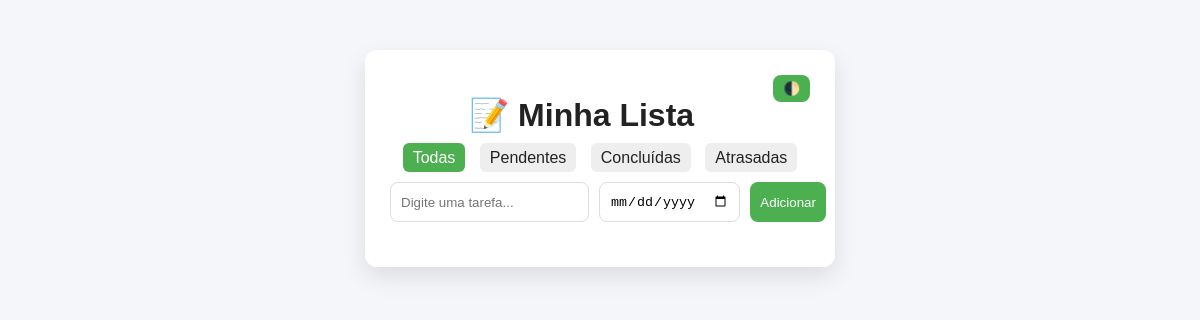
Before: / with the older database file.
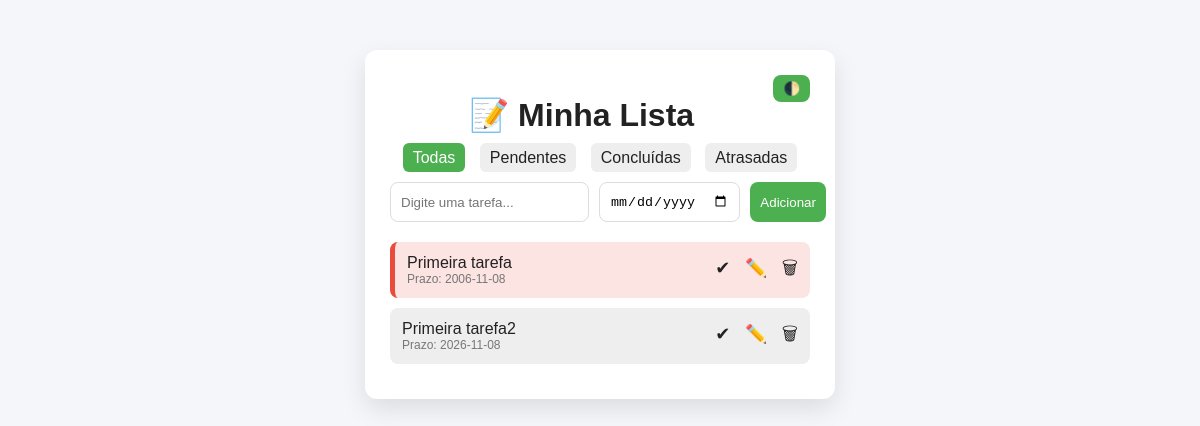
After: the same page with the newer database file.
### tables this page shows
CREATE TABLE tasks (
	id INTEGER PRIMARY KEY AUTOINCREMENT,
	title TEXT,
	done INTEGER
, deadline TEXT);

### app.py (the view)
@app.route('/')
def index():
    filtro = request.args.get("filtro", "todas")
    db = get_db()
    tasks = db.execute("SELECT * FROM tasks").fetchall()
    today = date.today()
    tasks_filtradas = []
    for task in tasks:
        deadline = task[3]
        done = task[2]
        overdue = False
        if deadline:
            task_date = date.fromisoformat(deadline)
            if task_date < today and done == 0:
                overdue = True
        if filtro == "pendentes" and done:
            continue
        elif filtro == "concluídas" and not done:
            continue
        elif filtro == "atrasadas" and not overdue:
            continue
        tasks_filtradas.append({
            "id": task[0],
            "title": task[1],
            "done": done,
            "deadline": deadline,
            "overdue": overdue,
        })
    return render_template("index.html", tasks=tasks_filtradas, filtro=filtro)

### app.py (called while the page is built)
def get_db():
    return sqlite3.connect("database.db")

### templates/index.html (shortened to what this page needs)
<!DOCTYPE html>
<html lang="pt-br">
<head>
    <link rel="stylesheet" href="{{ url_for('static', filename='style.css') }}">
</head>
<body>
<div class="container">
    <button class="theme-btn" onclick="toggleTheme()">🌓</button>
    <h1>📝 Minha Lista</h1>
    <div class="filtros">
        <a href="/?filtro=todas" class="{% if filtro == 'todas' %}ativo{% endif %}">Todas</a>
        <a href="/?filtro=pendentes" class="{% if filtro == 'pendentes' %}ativo{% endif %}">Pendentes</a>
        <a href="/?filtro=concluidas" class="{% if filtro == 'concluidas' %}ativo{% endif %}">Concluídas</a>
        <a href="/?filtro=atrasadas" class="{% if filtro == 'atrasadas' %}ativo{% endif %}">Atrasadas</a>
    </div>
    <form action="/add" method="POST">
        <input type="text" name="task" placeholder="Digite uma tarefa..." required>
        <input type="date" name="deadline">
        <button type="submit">Adicionar</button>
    </form>
    <ul>
        {% for task in tasks %}
            <li class="
                {% if task.overdue %}overdue{% endif %}
            ">
                <div>
                    <span>{{ task.title }}</span>
                    {% if task.deadline %}
                        <small>Prazo: {{ task.deadline }}</small>
                    {% endif %}
                </div>
                <div class="actions">
                    {% if not task.done %}
                        <a href="/done/{{ task.id }}">✔</a>
                    {% endif %}
                    <a href="/edit/{{ task.id }}">✏️</a>
                    <a href="/delete/{{ task.id }}">🗑</a>
                </div>
            </li>
        {% endfor %}
    </ul>
</div>
</body>
</html>

### static/style.css (style rules this page uses)
:root { --bg: #f5f6fa; --card: #ffffff; --text: #222; --task: #eeeeee; --primary: #4CAF50; --danger: #e74c3c; --border: #dddddd; }
body { margin: 0; padding: 0; font-family: Arial, sans-serif; background: var(--bg); color: var(--text); }
.container { width: 420px; margin: 50px auto; background: var(--card); padding: 25px; border-radius: 12px; box-shadow: 0 10px 25px rgba(0,0,0,0.1); }
h1 { text-align: center; margin-bottom: 15px; }
.theme-btn { float: right; margin-bottom: 10px; padding: 6px 10px; border: none; border-radius: 8px; cursor: pointer; }
form { display: flex; gap: 10px; margin-bottom: 20px; }
input[type="text"], input[type="date"] { padding: 10px; border-radius: 8px; border: 1px solid var(--border); flex: 1; }
button { padding: 10px; border: none; background: var(--primary); color: white; border-radius: 8px; cursor: pointer; }
ul { padding: 0; margin: 0; }
li { list-style: none; background: var(--task); padding: 12px; margin-bottom: 10px; border-radius: 8px; display: flex; justify-content: space-between; align-items: center; }
li span { font-weight: 500; }
.actions a { margin-left: 10px; text-decoration: none; font-size: 18px; cursor: pointer; }
.overdue { border-left: 5px solid var(--danger); background: rgba(231, 76, 60, 0.15); }
small { display: block; font-size: 12px; color: #777; }
.filtros { text-align: center; margin-bottom: 15px; }
.filtros a { margin: 0 5px; padding: 6px 10px; background: var(--task); border-radius: 6px; text-decoration: none; color: var(--text); }
.ativo { background: var(--primary) !important; color: white !important; }
a { color: var(--text); }

Changed rows visible on the page:
added tasks: title "Primeira tarefa", deadline "2006-11-08"
added tasks: title "Primeira tarefa2", deadline "2026-11-08"
